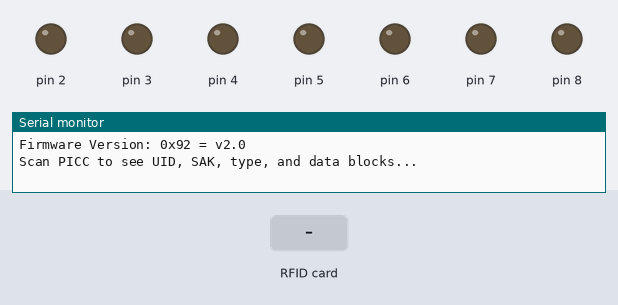
Simulated run of this sketch. Board: Arduino Uno, built with avr-gcc and run on an emulated ATmega328P. On the bench: output pins drawn as LEDs (lit = HIGH), the last lines printed to the serial monitor. Inputs (shaded band) come from the test bench. Pins used as bus, display or sensor lines are not drawn.

Above: at 1.2 s.
1.3 s: RFID card 2C 34 41 33 held to the reader
At 2.2 s:
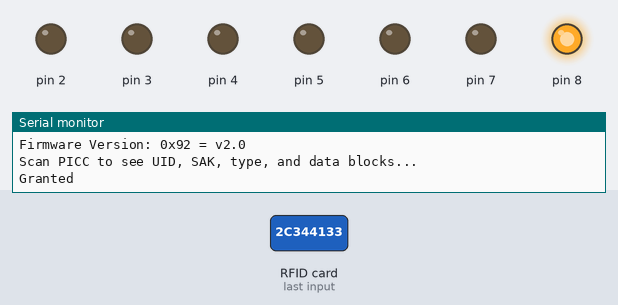
4.3 s: RFID card 5E 7A 19 C4 held to the reader
At 4.9 s:
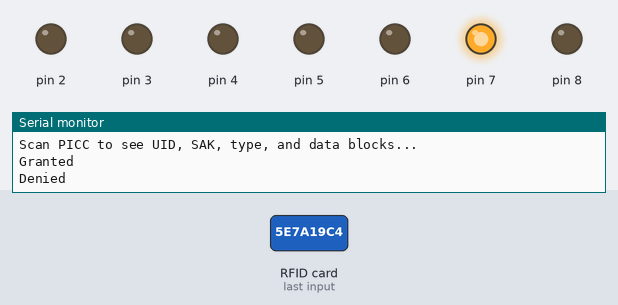
Timing chart, 0 to 7.8 s (numbered marks = the images above; inputs shaded):
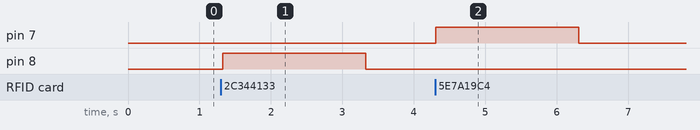

The sketch:

DumpInfo.ino
```cpp
// (licence header left out)
#include <SPI.h>
#include <MFRC522.h>

#define RST_PIN         9          // Configurable, see typical pin layout above
#define SS_PIN          10         // Configurable, see typical pin layout above

MFRC522 mfrc522(SS_PIN, RST_PIN);  // Create MFRC522 instance

String tagUID = "2C 34 41 33";  // String to store UID of tag. Change it with your tag's UID

void setup() {
	Serial.begin(9600);		// Initialize serial communications with the PC
	while (!Serial);		// Do nothing if no serial port is opened (added for Arduinos based on ATMEGA32U4)
	SPI.begin();			// Init SPI bus
	mfrc522.PCD_Init();		// Init MFRC522
	mfrc522.PCD_DumpVersionToSerial();	// Show details of PCD - MFRC522 Card Reader details
	Serial.println(F("Scan PICC to see UID, SAK, type, and data blocks..."));
  pinMode(8,OUTPUT) ;
    pinMode(7,OUTPUT) ;
  pinMode(6,OUTPUT) ;
  pinMode(5,OUTPUT) ;
  pinMode(4,OUTPUT) ;
  pinMode(3,OUTPUT) ;
  pinMode(2,OUTPUT) ;

}

void loop() {
	// Look for new cards
	if ( ! mfrc522.PICC_IsNewCardPresent()) {
		return;
	}

	// Select one of the cards
	if ( ! mfrc522.PICC_ReadCardSerial()) {
		return;
	}

  String tag = "";
  for (byte i = 0; i < mfrc522.uid.size; i++)
  {
    tag.concat(String(mfrc522.uid.uidByte[i] < 0x10 ? " 0" : " "));
    tag.concat(String(mfrc522.uid.uidByte[i], HEX));
  }
  tag.toUpperCase();
  //Checking the card
  if (tag.substring(1) == tagUID) //change here the UID of the card/cards that you want to give access
  {
      Serial.println(F("Granted"));
      digitalWrite(8,HIGH);
      delay(2000);
      digitalWrite(8,LOW);

//      int val = analogRead(5);  // read the input pin
//      digitalWrite(5, HIGH);
//      delay(10000);
//      Serial.println(val);


    // If UID of tag is matched.
//    lcd.clear();
//    lcd.setCursor(0, 0);
//    lcd.print("Access Granted");
//    lcd.setCursor(0, 1);
//    lcd.print("Door Opened");
//    sg90.write(90);
//    digitalWrite(greenLed, HIGH);
//    delay(3000);
//    digitalWrite(greenLed, LOW);
//    sg90.write(0);
//    lcd.clear();
  }
  else
  {
          Serial.println(F("Denied"));
      digitalWrite(7,HIGH);
      delay(2000);
      digitalWrite(7,LOW);
    // If UID of tag is not matched.
//    lcd.clear();
//    lcd.setCursor(0, 0);
//    lcd.print("Wrong Tag Shown");
//    lcd.setCursor(0, 1);
//    lcd.print("Access Denied");
//    digitalWrite(buzzerPin, HIGH);
//    digitalWrite(redLed, HIGH);
//    delay(3000);
//    digitalWrite(buzzerPin, LOW);
//    digitalWrite(redLed, LOW);
//    lcd.clear();
  }
	// Dump debug info about the card; PICC_HaltA() is automatically called
//	mfrc522.PICC_DumpToSerial(&(mfrc522.uid));
}
```

Measured:
- after the input at 1.3 s, pin 8: LOW → HIGH at once, → LOW 2.0 s later
- after the input at 4.3 s, pin 7: LOW → HIGH at once, → LOW 2.0 s later
